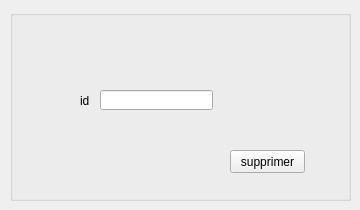
      <widget class="QWidget" name="tab_4">
       <attribute name="title">
        <string>supprimer employé</string>
       </attribute>
       <widget class="QGroupBox" name="groupBox_2">
        <property name="geometry">
         <rect>
          <x>10</x>
          <y>10</y>
          <width>341</width>
          <height>191</height>
         </rect>
        </property>
        <property name="title">
         <string/>
        </property>
        <widget class="QLineEdit" name="le_id_supp">
         <property name="geometry">
          <rect>
           <x>90</x>
           <y>80</y>
           <width>113</width>
           <height>20</height>
          </rect>
         </property>
        </widget>
        <widget class="QLabel" name="label_7">
         <property name="geometry">
          <rect>
           <x>70</x>
           <y>80</y>
           <width>61</width>
           <height>21</height>
          </rect>
         </property>
         <property name="text">
          <string>id</string>
         </property>
        </widget>
        <widget class="QPushButton" name="pb_supp">
         <property name="geometry">
          <rect>
           <x>220</x>
           <y>140</y>
           <width>75</width>
           <height>23</height>
          </rect>
         </property>
         <property name="text">
          <string>supprimer</string>
         </property>
        </widget>
        <zorder>label_7</zorder>
        <zorder>pb_supp</zorder>
        <zorder>le_id_supp</zorder>
       </widget>
      </widget>
